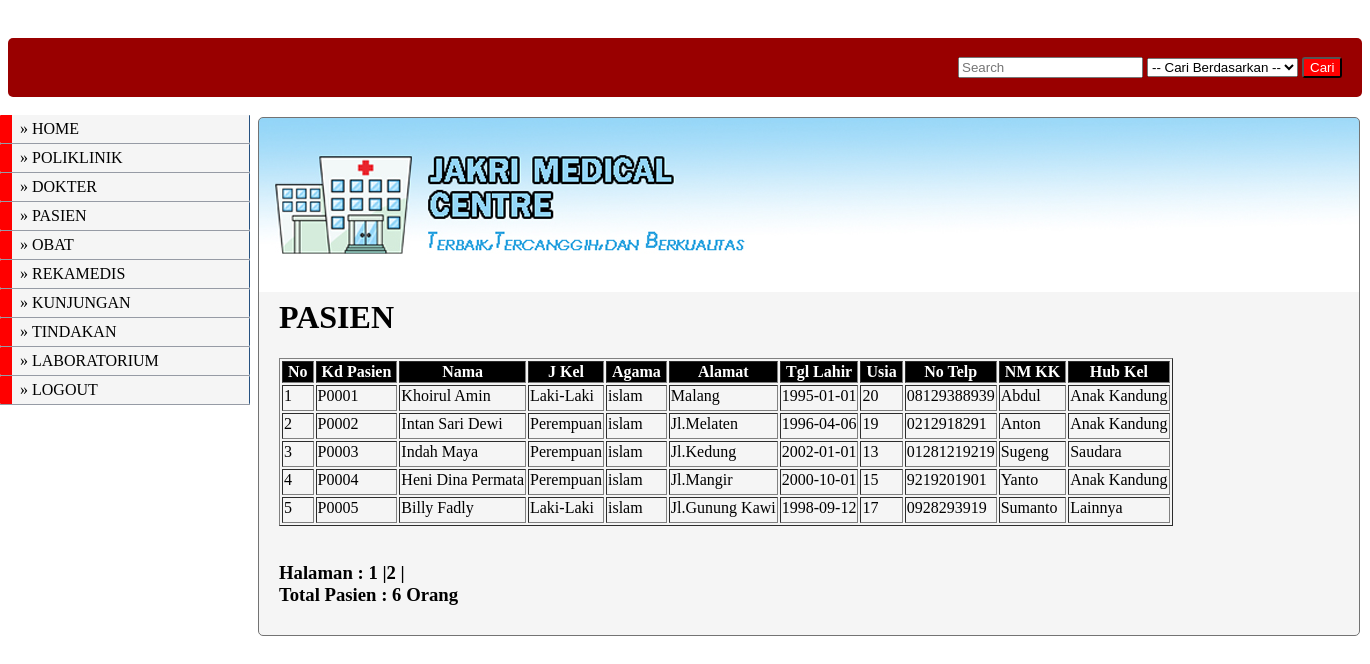
The page /pasien/pasien/form_pasien.php (signed in) on the database its author committed.
### tables this page shows
CREATE TABLE IF NOT EXISTS `pasien` (
  `no_pasien` varchar(5) NOT NULL,
  `nm_pasien` varchar(30) NOT NULL,
  `j_kel` varchar(10) NOT NULL,
  `agama` varchar(10) NOT NULL,
  `alamat` varchar(50) NOT NULL,
  `tgl_lahir` date NOT NULL,
  `usia` int(3) NOT NULL,
  `no_telp` varchar(15) NOT NULL,
  `nm_kk` varchar(30) NOT NULL,
  `hub_kel` varchar(30) NOT NULL,
  PRIMARY KEY (`no_pasien`)
);

### pasien/pasien/form_pasien.php (the view, shortened to what this page needs)
<?php
$level  = $_SESSION['level'];
if($level == 'superadmin' OR $level == 'dokter' OR $level == 'pasien'){
?>
<!DOCTYPE html PUBLIC "-//W3C//DTD XHTML 1.0 Transitional//EN" "http://www.w3.org/TR/xhtml1/DTD/xhtml1-transitional.dtd">
<html xmlns="http://www.w3.org/1999/xhtml">
<head>
<link href="../../config/style.css" rel="stylesheet" type="text/css">
</head>
<body>
<?php include "../../menu_pasien.php"; ?>
<div id="atas"><?php include "search.php";?></div>
<div id="header">
<div id="content">
<h1>PASIEN</h1>
<table border="1">
<tr>
<th>No</th><th>Kd Pasien</th><th>Nama</th><th>J Kel</th><th>Agama</th><th>Alamat</th><th>Tgl Lahir</th><th>Usia</th><th>No Telp<th>NM KK</th><th>Hub Kel</th></th></tr>
<?php
$batas = 5;
$halaman = $_GET['halaman'];
if(empty($halaman)){
	$posisi=0;
	$halaman=1;
}
else{
	$posisi = ($halaman-1) * $batas;
}
$tampil= "SELECT * FROM pasien ORDER BY no_pasien asc limit $posisi,$batas";
$hasil = mysql_query ($tampil);
$no= $posisi + 1;
while ($row=mysql_fetch_array($hasil)){
	echo "<tr>";
	echo "<td> $no </td> ";
	echo "<td> $row[no_pasien] </td> ";
	echo "<td> $row[nm_pasien] </td> ";
	echo "<td> $row[j_kel] </td> ";
	echo "<td> $row[agama] </td> ";
	echo "<td> $row[alamat] </td> ";
	echo "<td> $row[tgl_lahir] </td> ";
	echo "<td> $row[usia] </td> ";
	echo "<td> $row[no_telp] </td> ";
	echo "<td> $row[nm_kk] </td> ";
	echo "<td> $row[hub_kel] </td> ";
	echo "</tr>";
	$no++;
}
echo"</table>";
echo "<br><h3>Halaman :&nbsp;";
$tampil2="select * from pasien";
$hasil2=mysql_query($tampil2);
$jmldata=mysql_num_rows($hasil2);
$jmlhalaman=ceil($jmldata/$batas);
for($i=1;$i<=$jmlhalaman;$i++)
if($i!=$halaman)
{
	echo"<a href=$_SERVER[PHP_SELF]?halaman=$i style=color:#000>$i</a> |";
}
else
{
	echo"<b>$i</b> |";
}
echo "<br>Total Pasien :&nbsp;<b>$jmldata</b> Orang</p></h3>";
?>
<?php
}
else
{
?>
	<script>alert("MAAF ANDA TIDAK MEMILIKI HAK AKSES HALAMAN INI"); </script>
    <script>window.location='../../index.php'; </script>
<?php
}
?>
</body>
</html>

### config/style.css (style rules this page uses)
* { text-decoration:none; }
th { text-align:center; }
a { color:#00F; }
#atas { background-color:#900; padding:15px 0 15px 950px; position:relative; border-radius:5px; top:30px; }
#header { position: relative; background-repeat: no-repeat; background-image:url(../images/header.jpg); top:50px; margin:0; left:250px; width: 1100px; border: 1px solid #737373; padding-top: 90px; text-align: left; background-color:#F5F5F5; border-radius:5px; }
#content { margin-left: 0px; padding: 70px 0px 10px 20px; }
th { background-color:#000; color:#FFF; padding-right:5px; padding-left:5px; }
td { padding-bottom:5px; }

### rows shown on the page
pasien: no_pasien "P0001", nm_pasien "Khoirul Amin", j_kel "Laki-Laki", agama "islam", alamat "Malang", tgl_lahir "1995-01-01", usia "20", no_telp "08129388939", nm_kk "Abdul", hub_kel "Anak Kandung"
pasien: no_pasien "P0002", nm_pasien "Intan Sari Dewi", j_kel "Perempuan", agama "islam", alamat "Jl.Melaten", tgl_lahir "1996-04-06", usia "19", no_telp "0212918291", nm_kk "Anton", hub_kel "Anak Kandung"
pasien: no_pasien "P0003", nm_pasien "Indah Maya", j_kel "Perempuan", agama "islam", alamat "Jl.Kedung", tgl_lahir "2002-01-01", usia "13", no_telp "01281219219", nm_kk "Sugeng", hub_kel "Saudara"
pasien: no_pasien "P0004", nm_pasien "Heni Dina Permata", j_kel "Perempuan", agama "islam", alamat "Jl.Mangir", tgl_lahir "2000-10-01", usia "15", no_telp "9219201901", nm_kk "Yanto", hub_kel "Anak Kandung"
pasien: no_pasien "P0005", nm_pasien "Billy Fadly", j_kel "Laki-Laki", agama "islam", alamat "Jl.Gunung Kawi", tgl_lahir "1998-09-12", usia "17", no_telp "0928293919", nm_kk "Sumanto", hub_kel "Lainnya"

### other values the page prints
$jmldata "6"
